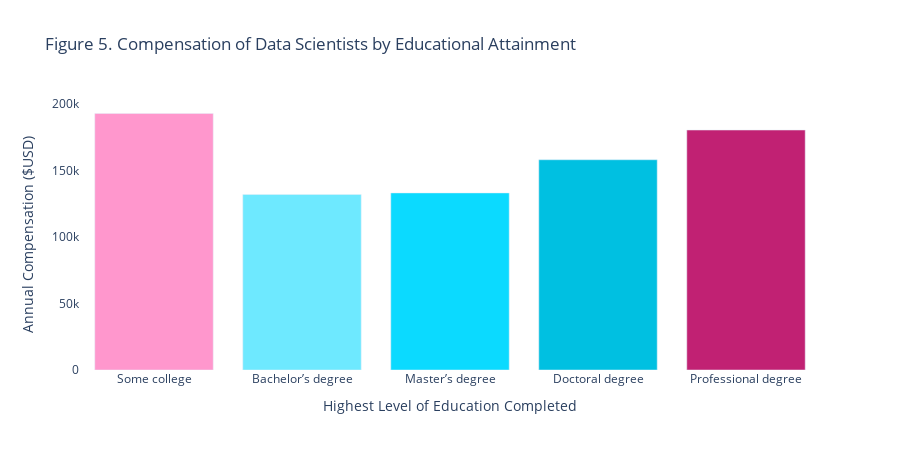

The code cell stored with this chart in its notebook:
### Markdown cell above
<div id="6"></div>

### Code cell
# (viz: compensation by educational attainment)

# show/hide functionality from https://stackoverflow.com/questions/31517194/how-to-hide-one-specific-cell-input-or-output-in-ipython-notebook
tag = HTML('''<script>
code_show=true; 
function code_toggle() {
    if (code_show){
        $('div.cell.code_cell.rendered.selected div.input').hide();
    } else {
        $('div.cell.code_cell.rendered.selected div.input').show();
    }
    code_show = !code_show
} 
$( document ).ready(code_toggle);
</script>
<a href="javascript:code_toggle()">show/hide my derivation of charts</a>''')
display(tag)

mydf = pd.read_csv("multiple_choice_responses.csv", low_memory = False)
American_DS = mydf[(mydf['Q3']=='United States of America') & (mydf['Q5']=='Data Scientist')]

#comp_calculator is used to calculate avg. compensation by educational attainment by being mapped to each item in educ_list.
def comp_calculator(x):
    comp_counter = 0
    counter = 0
    for row in American_DS.itertuples():           #it starts by iterating through each row of American_DS
        if row[6] == x:                            #checking if that row belongs to the educational category of interest
            if not isinstance(row[21], float):     #checking if that row has a value
                y=row[21].split("-")               #and then transforming that row's string for compensation into an integer
                if len(y) == 2:                    #the mid-point is assumed for any compensation given as a range
                    if y[0][0] == '$':
                        y[0] = y[0][1]
                    comp = ((int(y[0].replace(",","")) + int(y[1].replace(",",""))) / 2)
                    comp_counter += comp
                    counter += 1
                if len(y) == 1:                    #and for individuals earning >500k, 500k is assumed absent more detailed information
                    y = y[0][3:].replace(",","")
                    comp = int(y)
                    comp_counter += comp
                    counter += 1
        #note - these six rows commented out were for finding the compensation of each individual with some college, then calculating what the average would have been if not for the two highest earning individuals
        #if ((x == 'Some college/university study without earning a bachelor’s degree') & (row[6] == x)):
            #print(row[21])
    #if x == 'Some college/university study without earning a bachelor’s degree':
        #print(comp_counter - 800000)
        #print(counter - 2)
        #print(1129996 / 8)
    return (comp_counter / counter)

colors = ['#FF97CD', '#6EE9FF', '#0BDAFF', '#00C0E1', '#C12173']
educ_list = ["Some college/university study without earning a bachelor’s degree", "Bachelor’s degree", "Master’s degree", "Doctoral degree", "Professional degree"]

comp_by_educ = pd.Series(list(map(comp_calculator, educ_list)))

fig = go.Figure(data=[
    go.Bar(name='Educational Attainment', 
           x=["Some college", "Bachelor’s degree", "Master’s degree", "Doctoral degree", "Professional degree"],
           y=comp_by_educ,
           marker = dict(color=colors, opacity=1))
    ])
fig.update_layout(
    title="Figure 5. Compensation of Data Scientists by Educational Attainment",
    xaxis=dict(title="Highest Level of Education Completed"),
    yaxis=dict(title="Annual Compensation ($USD)"),
    plot_bgcolor='#fff',
    height = 450,
    width=900
)
fig.update_xaxes(showgrid=False, zeroline=False)
fig.update_yaxes(showgrid=False, zeroline=False)

### Figure 1 — Plotly figure (JSON) as saved in the notebook; plotly's stock layout.template omitted (floating-point values rounded to 4 significant figures)
{"data": [{"marker": {"color": ["#FF97CD", "#6EE9FF", "#0BDAFF", "#00C0E1", "#C12173"], "opacity": 1}, "name": "Educational Attainment", "type": "bar", "x": ["Some college", "Bachelor’s degree", "Master’s degree", "Doctoral degree", "Professional degree"], "y": [193000.0, 132100.0, 133200.0, 158200.0, 180600.0]}], "layout": {"height": 450, "plot_bgcolor": "#fff", "title": {"text": "Figure 5. Compensation of Data Scientists by Educational Attainment"}, "width": 900, "xaxis": {"showgrid": false, "title": {"text": "Highest Level of Education Completed"}, "zeroline": false}, "yaxis": {"showgrid": false, "title": {"text": "Annual Compensation ($USD)"}, "zeroline": false}}}
